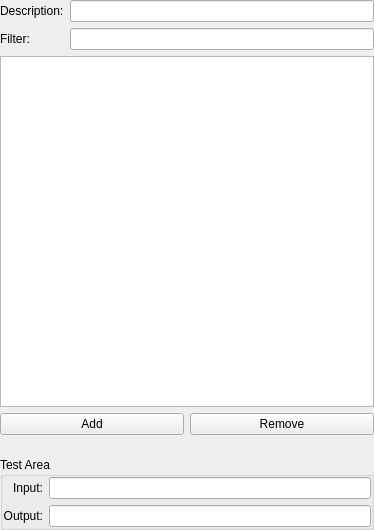
<?xml version="1.0" encoding="UTF-8"?>
<ui version="4.0">
 <class>KeyBindingEditor</class>
 <widget class="QWidget" name="KeyBindingEditor">
  <property name="geometry">
   <rect>
    <x>0</x>
    <y>0</y>
    <width>374</width>
    <height>530</height>
   </rect>
  </property>
  <layout class="QVBoxLayout">
   <property name="leftMargin">
    <number>0</number>
   </property>
   <property name="topMargin">
    <number>0</number>
   </property>
   <property name="rightMargin">
    <number>0</number>
   </property>
   <property name="bottomMargin">
    <number>0</number>
   </property>
   <item>
    <layout class="QFormLayout" name="formLayout">
     <item row="0" column="0">
      <widget class="QLabel" name="descriptionLabel">
       <property name="text">
        <string>Description:</string>
       </property>
      </widget>
     </item>
     <item row="0" column="1">
      <widget class="KLineEdit" name="descriptionEdit"/>
     </item>
     <item row="1" column="0">
      <widget class="QLabel" name="filterLabel">
       <property name="text">
        <string>Filter:</string>
       </property>
      </widget>
     </item>
     <item row="1" column="1">
      <widget class="KLineEdit" name="filterEdit"/>
     </item>
    </layout>
   </item>
   <item>
    <widget class="QTableWidget" name="keyBindingTable">
     <property name="sizePolicy">
      <sizepolicy hsizetype="Expanding" vsizetype="Expanding">
       <horstretch>0</horstretch>
       <verstretch>1</verstretch>
      </sizepolicy>
     </property>
    </widget>
   </item>
   <item>
    <layout class="QHBoxLayout">
     <item>
      <widget class="QPushButton" name="addEntryButton">
       <property name="text">
        <string>Add</string>
       </property>
      </widget>
     </item>
     <item>
      <widget class="QPushButton" name="removeEntryButton">
       <property name="text">
        <string>Remove</string>
       </property>
      </widget>
     </item>
    </layout>
   </item>
   <item>
    <spacer>
     <property name="orientation">
      <enum>Qt::Vertical</enum>
     </property>
     <property name="sizeHint" stdset="0">
      <size>
       <width>20</width>
       <height>16</height>
      </size>
     </property>
    </spacer>
   </item>
   <item>
    <widget class="QGroupBox" name="groupBox">
     <property name="title">
      <string comment="Title of the area where you test your keys are properly configured">Test Area</string>
     </property>
     <property name="flat">
      <bool>true</bool>
     </property>
     <layout class="QGridLayout">
      <property name="leftMargin">
       <number>0</number>
      </property>
      <property name="topMargin">
       <number>0</number>
      </property>
      <property name="rightMargin">
       <number>0</number>
      </property>
      <property name="bottomMargin">
       <number>0</number>
      </property>
      <item row="0" column="0">
       <widget class="QLabel" name="label">
        <property name="text">
         <string>Input:</string>
        </property>
        <property name="alignment">
         <set>Qt::AlignRight|Qt::AlignTrailing|Qt::AlignVCenter</set>
        </property>
       </widget>
      </item>
      <item row="0" column="1">
       <widget class="KLineEdit" name="testAreaInputEdit"/>
      </item>
      <item row="1" column="0">
       <widget class="QLabel" name="label_2">
        <property name="text">
         <string>Output:</string>
        </property>
        <property name="alignment">
         <set>Qt::AlignRight|Qt::AlignTrailing|Qt::AlignVCenter</set>
        </property>
       </widget>
      </item>
      <item row="1" column="1">
       <widget class="KLineEdit" name="testAreaOutputEdit">
        <property name="readOnly">
         <bool>true</bool>
        </property>
       </widget>
      </item>
     </layout>
    </widget>
   </item>
  </layout>
 </widget>
 <customwidgets>
  <customwidget>
   <class>KLineEdit</class>
   <extends>QLineEdit</extends>
   <header>klineedit.h</header>
  </customwidget>
 </customwidgets>
 <resources/>
 <connections/>
</ui>
